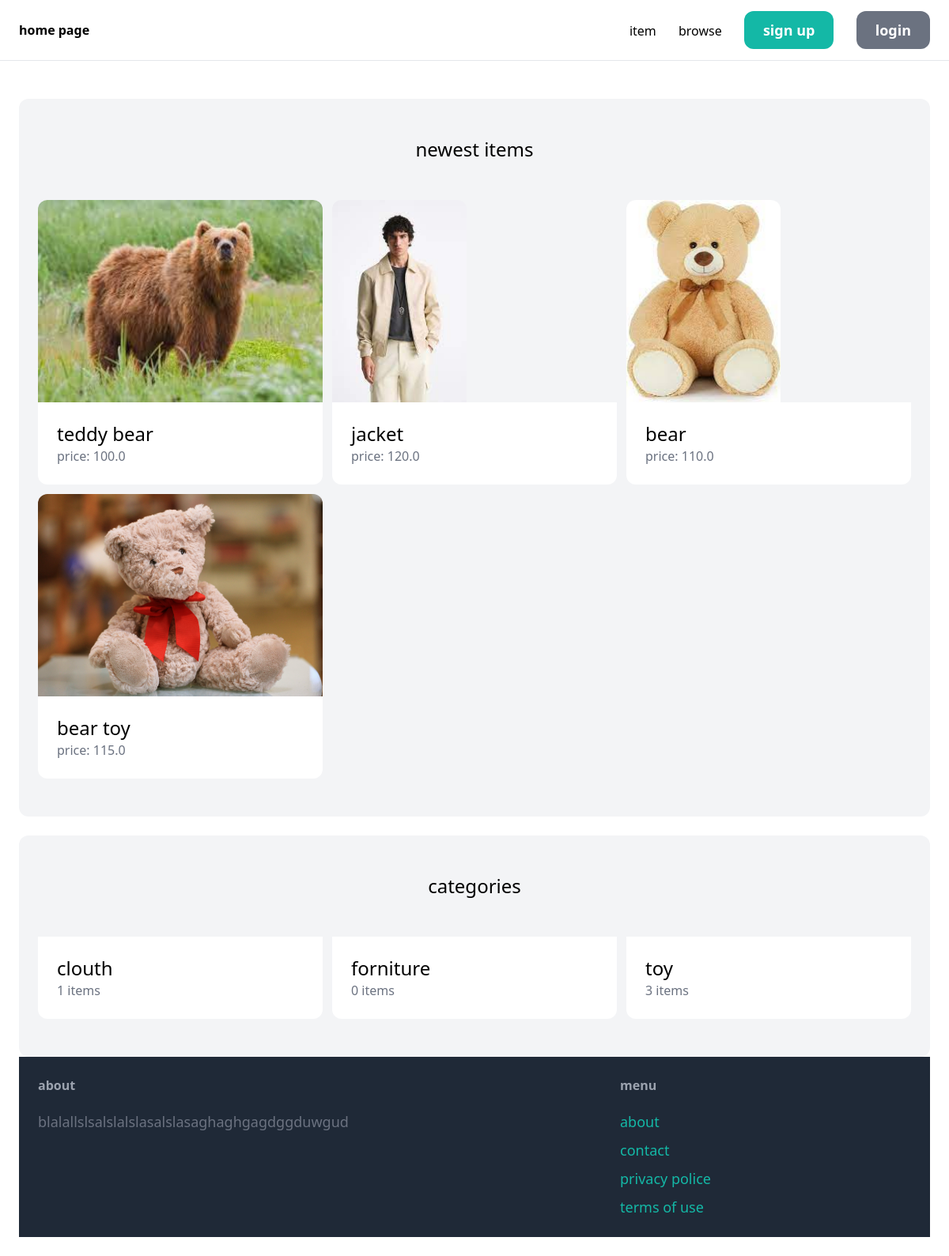
The page / on the database its author committed.
### item/models.py (models this page shows, shortened)
class Item(models.Model):
    name = models.CharField(max_length=255)
    category = models.ForeignKey(Category, related_name='items', on_delete=models.CASCADE)
    descriotion = models.TextField(blank=True, null=True)
    price = models.FloatField()
    image = models.ImageField(upload_to='item_images', blank=True, null=True)
    is_sold = models.BooleanField(default=False)
    created_by = models.ForeignKey(User, related_name='items', on_delete=models.CASCADE)
    created_at = models.DateField(auto_now_add=True)

class Category(models.Model):
    name = models.CharField(max_length=255)
    class Meta:
        ordering = ('name',)
        verbose_name_plural = 'Categories'

### base/views.py (the view)
# urls.py: path('', views.home, name='home'),
def home(request):
    items = Item.objects.filter(is_sold=False)[0:6]
    categories = Category.objects.all()
    return render(request, 'home.html', {
        'categories': categories,
        'items': items,
    })

### templates/home.html (shortened to what this page needs)
{%  extends 'index.html' %}
{% block content %}
   <div class="mt-6 px-6 py-12 bg-gray-100 rounded-xl">
      <h2 class="mb-12 text-center text-2xl"> newest items </h2>
      <div class="grid grid-cols-3 gap-3">
         {% for item in items %}
         <div>
            <a href="{% url 'item:detail' item.id %}">
               <div>
                  <img src="{{ item.image.url }}" class="rounded-t-xl h-64  ">
               </div>
               <div class="p-6 bg-white  rounded-b-xl">
                  <h2 class="text-2xl">{{ item.name }}</h2>
                  <p class="text-gray-500">price: {{ item.price }}</p>
               </div>
            </a>
         </div>
         {% endfor %}
      </div>
   </div>
   <div class="mt-6 px-6 py-12 bg-gray-100 rounded-xl">
      <h2 class="mb-12 text-center text-2xl"> categories </h2>
      <div class="grid grid-cols-3 gap-3">
         {% for category in categories %}
         <div>
            <a href="#">
               <div class="p-6 bg-white  rounded-b-xl">
                  <h2 class="text-2xl">{{ category.name }}</h2>
                  <p class="text-gray-500">{{ category.items.count }} items</p>
               </div>
            </a>
         </div>
         {% endfor %}
      </div>
{% endblock %}

### templates/index.html (shortened to what this page needs)
<!DOCTYPE html>
<html>
    <head>
        <script src="https://cdn.tailwindcss.com"></script>
    </head>
    <body>
        <nav class="py-6 px-6 flex justify-between items-center border-b border-gray-200">
            <a href="/"><b>home page</b></a>
            <div class="space-x-6">
                <a>item</a>
                <a href="#">browse</a>
                <a href="signup/" class="px-6 py-3 text-lg font-semibold bg-teal-500 text-white rounded-xl hover:bg-teal-700">sign up</a>
                <a href="#" class="px-6 py-3 text-lg font-semibold bg-gray-500 text-white rounded-xl hover:bg-gray-700">login</a>
            </div>
        </nav>
        <div class="px-6 py-6">
            {% block content %}
            {% endblock %}
        </div>
        <footer class="px-6 py-6 flex justify-between bg-gray-800">
            <div class="w-2/3 pr-10">
                <h3 class="mb-5 font-semibold text-gray-400">about</h3>
                <p class="text-lg text-gray-500">blalallslsalslalslasalslasaghaghgagdggduwgud</p>
            </div>
            <div class="w-1/3">
                <h3 class="mb-5 font-semibold text-gray-400">menu</h3>
                <ul class="space-y-2">
                     <li><a href="#" class="text-lg text-teal-500 hover:text-teal-700">about</a></li>
                     <li><a href="{% url 'contact'%}" class="text-lg text-teal-500 hover:text-teal-700">contact</a></li>
                     <li><a href="#" class="text-lg text-teal-500 hover:text-teal-700">privacy police</a></li>
                     <li><a href="#" class="text-lg text-teal-500 hover:text-teal-700">terms of use</a></li>
                </ul>
            </div>
        </footer>
    </body>
</html>

### rows shown on the page
Item: image (picture), name "teddy bear", price "100.0"
Item: image (picture), name "jacket", price "120.0"
Item: image (picture), name "bear", price "110.0"
Item: image (picture), name "bear toy", price "115.0"
Category: name "clouth", items.count "1"
Category: name "forniture", items.count "0"
Category: name "toy", items.count "3"
